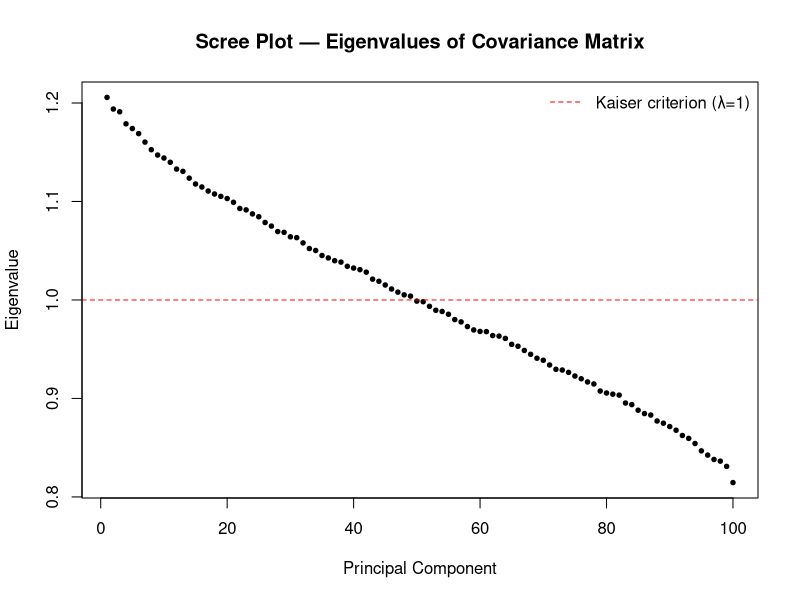
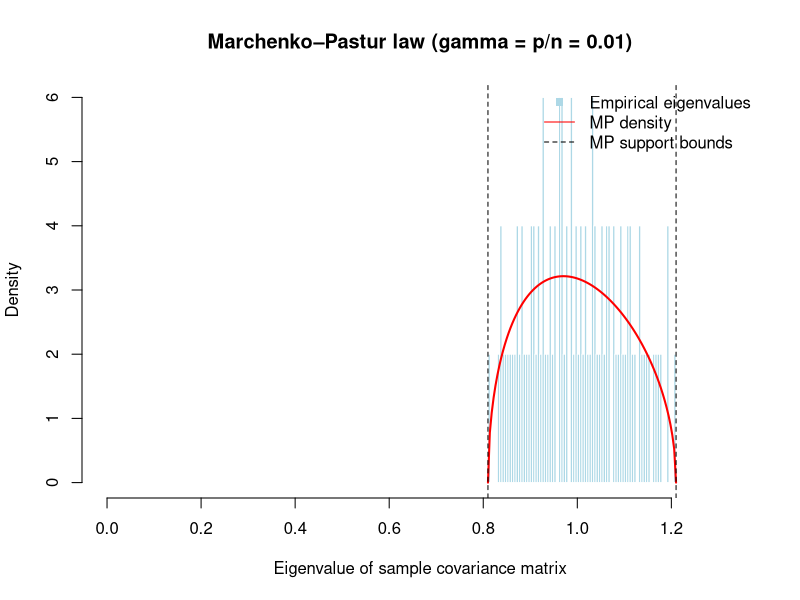

These figures' R source, in order:
library(data.table)

set.seed(42)

n <- 10000
p <- 100
gamma <- p / n # aspect ratio p/n

X <- matrix(rnorm(n * p), nrow = n, ncol = p)

cat("Matrix dimensions:", dim(X), "\n")
cat("Mean of each column (should be ~0):", round(mean(colMeans(X)), 5), "\n")
cat("Var  of each column (should be ~1):", round(mean(apply(X, 2, var)), 5), "\n\n")

cov_mat <- cov(X)

cat("Covariance matrix dimensions:", dim(cov_mat), "\n\n")
eig_result <- eigen(cov_mat, symmetric = TRUE)
eigenvalues  <- eig_result$values
eigenvectors <- eig_result$vectors

cat("Number of eigenvalues:", length(eigenvalues), "\n\n")

dt <- data.table(
  Index       = 1:p,
  Eigenvalue  = eigenvalues,
  Pct_Variance = eigenvalues / sum(eigenvalues) * 100,
  Cum_Pct      = cumsum(eigenvalues) / sum(eigenvalues) * 100
)

cat("=== Top 10 eigenvalues ===\n")
print(round(dt[1:10, ], 4))

cat("\n=== Bottom 5 eigenvalues ===\n")
print(round(dt[(p-4):p, ], 6))

cat("\nSum of all eigenvalues (total variance):", round(sum(eigenvalues), 4), "\n")
cat("Trace of covariance matrix (should match):", round(sum(diag(cov_mat)), 4), "\n\n")

plot(1:p, eigenvalues, type = "b", pch = 19, cex = 0.6,
     xlab = "Principal Component", ylab = "Eigenvalue",
     main = "Scree Plot — Eigenvalues of Covariance Matrix")
abline(h = 1, col = "red", lty = 2)  # Kaiser criterion line (since vars are standardized-ish)
legend("topright", legend = "Kaiser criterion (λ=1)",
       col = "red", lty = 2, bty = "n")

# Sample covariance matrix S = X'X / n  (p x p)
S <- crossprod(X) / n

# Eigenvalues of S
eig <- eigen(S, symmetric = TRUE, only.values = TRUE)$values
eig <- sort(eig)

# Theoretical MP density
mp_density <- function(x, gamma) {
  if (gamma <= 0) stop("gamma must be > 0")
  lam_min <- (1 - sqrt(gamma))^2
  lam_max <- (1 + sqrt(gamma))^2
  out <- ifelse(
    x >= lam_min & x <= lam_max,
    sqrt((lam_max - x) * (x - lam_min)) / (2 * pi * gamma * x),
    0
  )
  out
}

# Histogram of empirical eigenvalues
hist(eig,
     breaks = 60,
     freq = FALSE,
     col = "lightblue",
     border = "white",
     main = sprintf("Marchenko–Pastur law (gamma = p/n = %.2f)", gamma),
     xlab = "Eigenvalue of sample covariance matrix",
     xlim = c(0, (1 + sqrt(gamma))^2 * 1.1))

# Overlay theoretical density
curve(mp_density(x, gamma),
      from = (1 - sqrt(gamma))^2,
      to   = (1 + sqrt(gamma))^2,
      col = "red", lwd = 2, add = TRUE)

# Support lines
abline(v = (1 - sqrt(gamma))^2, lty = 2)
abline(v = (1 + sqrt(gamma))^2, lty = 2)
legend("topright",
       legend = c("Empirical eigenvalues", "MP density",
                  "MP support bounds"),
       col = c("lightblue", "red", "black"),
       lty = c(NA, 1, 2),
       pch = c(15, NA, NA),
       bty = "n")
